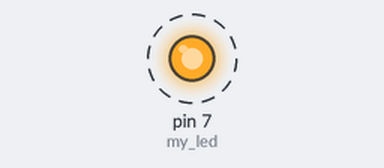
Simulated run of this sketch. Board: Arduino Uno, built with avr-gcc and run on an emulated ATmega328P. Parts: output pins drawn as LEDs (lit = HIGH). Dashed ring = blinking.

Above: at 0.5 s.
Timing chart, 0 to 4.6 s (numbered marks = the images above):
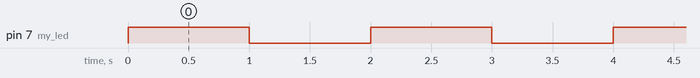

The sketch:

LEDs_Series.ino
```cpp
#define my_led 7 //global declaration, LED pin no.7


void setup() {
  //initialize digital pin LED_BUTTON as an output
  pinMode(my_led, OUTPUT);
}


void loop() {
  digitalWrite(my_led, HIGH);   // turn the LEDs on (HIGH is the voltage level)
  delay(1000);                  //wait for a second
  digitalWrite(my_led, LOW);    //turn the LEDs off by making the voltage LOW
  delay(1000);                  //wait for a second

}
```

Measured:
- by itself, pin 7 (my_led): alternates HIGH for 1.0 s and LOW for 1.0 s
